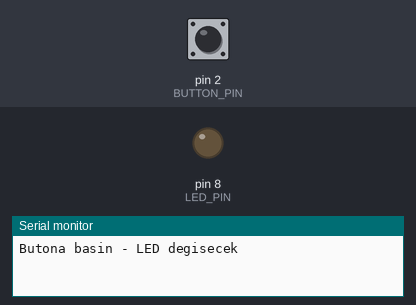
Bench run of a sketch on a simulated Arduino Uno, built with avr-gcc and run on an emulated ATmega328P. Shown: output pins drawn as LEDs (lit = HIGH), the last lines printed to the serial monitor. The test bench sets the inputs (shaded band); at power-on: pin 2 (BUTTON_PIN) HIGH.

Above: at 1.2 s.
1.3 s: pin 2 (BUTTON_PIN) pulled LOW for 0.15 s
At 2.5 s:
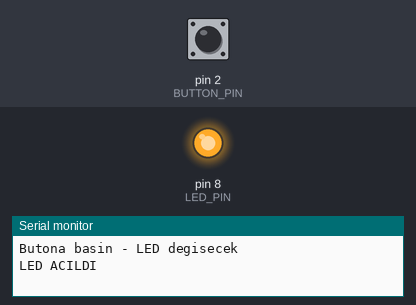
2.9 s: pin 2 (BUTTON_PIN) pulled LOW for 1 s
At 3.7 s:
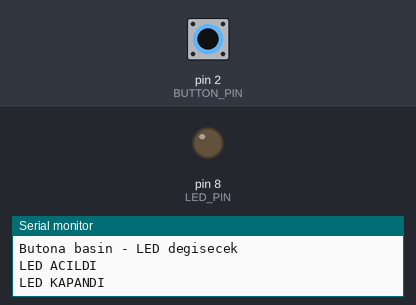
5.4 s: pin 2 (BUTTON_PIN) pulled LOW for 3.2 s
At 6.8 s:
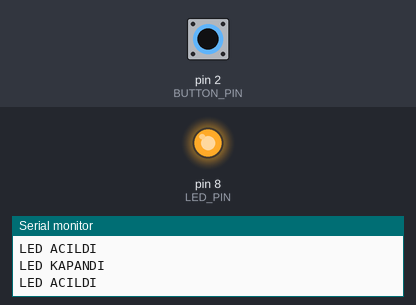
Timing chart, 0 to 8.4 s (numbered marks = the images above; inputs shaded):
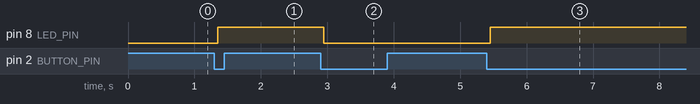

Measured:
- after the input at 1.3 s, pin 8 (LED_PIN): LOW → HIGH after 0.05 s
- after the input at 2.9 s, pin 8 (LED_PIN): HIGH → LOW after 0.05 s
- after the input at 5.4 s, pin 8 (LED_PIN): LOW → HIGH after 0.05 s

The sketch:

05-button.ino
```cpp
// Ref: docs/malzemeler.md#push-buton, docs/malzemeler.md#led-yesil
// Faz 1 — Modül 05: Push Buton
// Buton: bir bacak D2, diger GND. D2'ye 10K pull-down (veya INPUT_PULLUP)
// LED: D8 → 330Ω → GND

const int BUTTON_PIN = 2;
const int LED_PIN = 8;
bool ledState = false;

void setup() {
  pinMode(BUTTON_PIN, INPUT_PULLUP);
  pinMode(LED_PIN, OUTPUT);
  Serial.begin(9600);
  Serial.println("Butona basin - LED degisecek");
}

void loop() {
  if (digitalRead(BUTTON_PIN) == LOW) {
    delay(50); // debounce
    if (digitalRead(BUTTON_PIN) == LOW) {
      ledState = !ledState;
      digitalWrite(LED_PIN, ledState ? HIGH : LOW);
      Serial.println(ledState ? "LED ACILDI" : "LED KAPANDI");
      while (digitalRead(BUTTON_PIN) == LOW) delay(10); // buton birakilana kadar bekle
    }
  }
}
```
